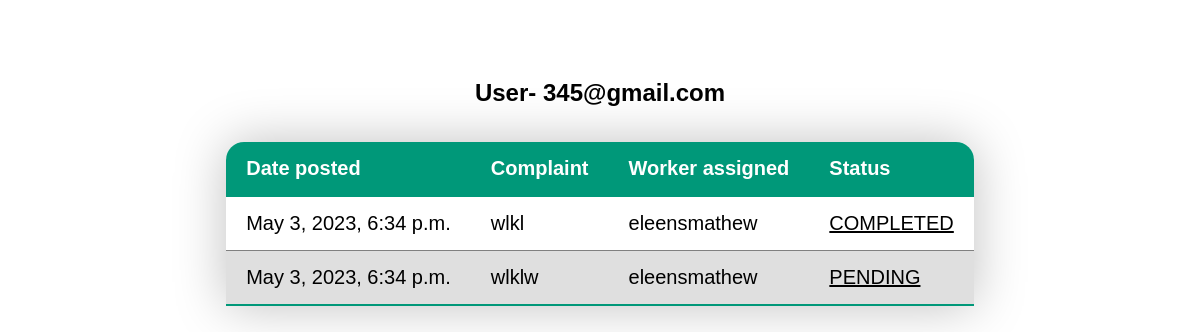
Before: /history/ (signed in) with the older database file.
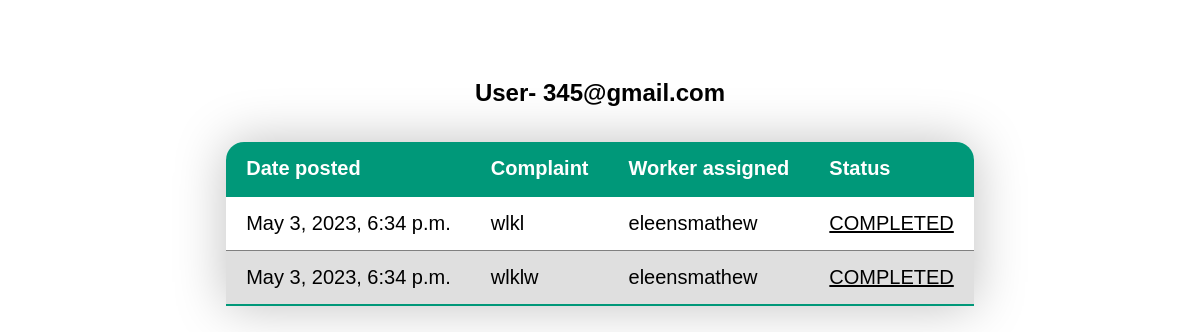
After: the same page with the newer database file.
### home/models.py (models this page shows, shortened)
class TaskHistory(models.Model):
     title = models.CharField(max_length=100)
     complaint = models.TextField() #unrestricted text
     date_posted=models.DateTimeField(default=timezone.now)#(auto_now=True)#updated date post everytime post is updated
     assignedby = models.ForeignKey(UserProfile, on_delete=models.CASCADE)  #IF USER IS DELETED POSTS ARE DELETED
     assigned=models.ForeignKey(WorkerProfile,on_delete=models.CASCADE,null =True,default=None)
     profession=models.CharField(max_length=100)
     status=models.CharField(default = "PENDING", max_length = 50)

### user/models.py (models this page shows, shortened)
class WorkerProfile(models.Model):
    worker =models.OneToOneField(UserProfile, null =True, on_delete=models.SET_NULL)
    profession = models.CharField(max_length=100, default=None)
    biodata = models.TextField(default = None)
    no_of_jobs = models.IntegerField(default=0)
    upi=models.CharField(max_length=50,default=None)

class UserProfile(models.Model):
    user = models.OneToOneField(CustomUser,null =True, on_delete=models.CASCADE)
    image=models.ImageField(default='default.jpg',upload_to='profile_pics')  #images will get saved in directory called profile_pics
    phone_no= models.CharField(default='0000',max_length=50)
    address = models.TextField(default = '0000')

class CustomUser(AbstractUser):
    email = models.EmailField(verbose_name="Email", null=True, unique=True, max_length=100)
    USERNAME_FIELD = "email" # make the user log in with the email
    REQUIRED_FIELDS = ["username"]
    objects = CustomUserManager()

### home/views.py (the view)
# urls.py: path('history/', displayhistory, name = 'history'),
def displayhistory(request):
    if request.user.is_authenticated:
        user1=request.user
        c=CustomUser.objects.get(email=user1)
        u=UserProfile.objects.get(user=c)
        tasks = TaskHistory.objects.filter(assignedby = u)
        context = {
            'tasks' : tasks,
            'request.user' : request.user
            }
    else:
        return render(request, 'home/loginerror.html')
    return render(request, 'home/displayhistory.html',context)

### home/templates/home/displayhistory.html (shortened to what this page needs)
<!DOCTYPE html>
<html lang="en">
<head>
</head>
<body>
    <div>
        <h2 class="account-heading center">User- {{ request.user }}</h2>
        <table class="content-table">
            <thead>
                <tr>
                    <th>Date posted</th>
                    <th>Complaint</th>
                    <th>Worker assigned</th>
                    <th>Status</th>
                </tr>
            </thead>
            <tbody>
                {% for task in tasks %}
                <tr>
                    <td><a href="{% url 'detailed_task' pk=task.id %}">{{ task.date_posted }}</a></td>
                    <td><a href="{% url 'detailed_task' pk=task.id %}">{{ task.complaint }}</a></td>
                    <td><a href="{% url 'detailed_task' pk=task.id %}">{{ task.assigned.worker.user.username}}</a></td>
                    <td class="underline"><a href="{% url 'detailed_task' pk=task.id %}">{{ task.status }}</a></td>
                </tr>
                {% endfor %}
            </tbody>
        </table>
    </div>
</body>
</html>

Changed rows visible on the page:
changed TaskHistory "wlklw": status "PENDING" → "COMPLETED"
